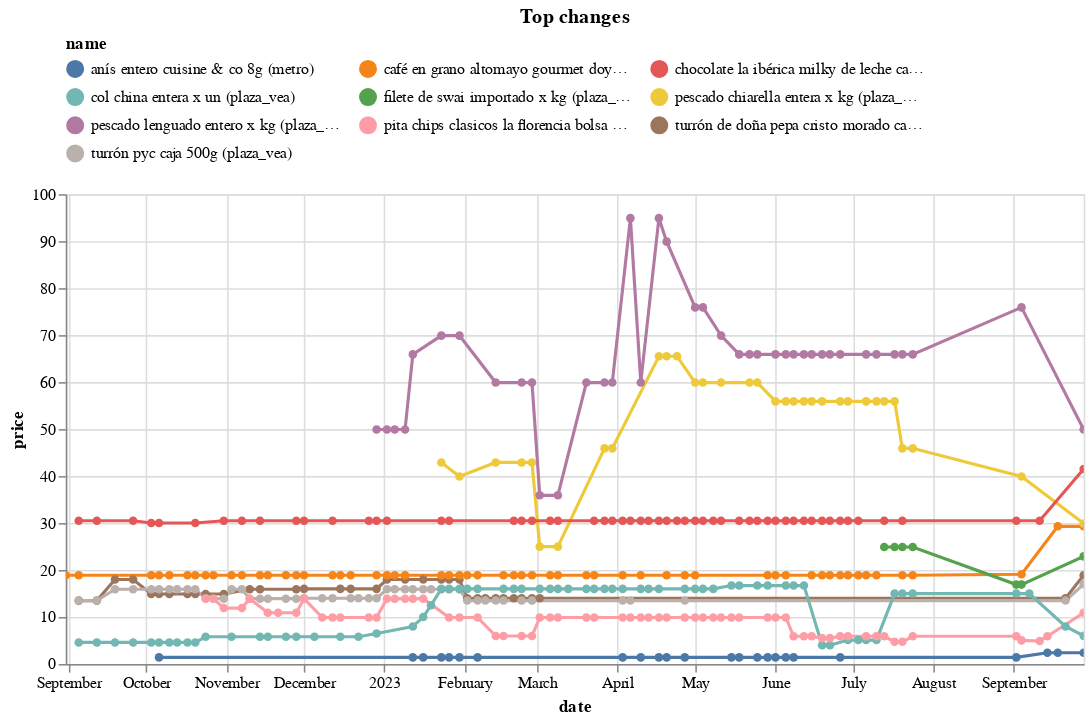

The notebook cell saved with this chart:
### Code cell
top_changes.head(10).pipe(plot_changes, 'Top changes')

### Figure 1 — Vega-Lite specification as saved in the notebook (floating-point values rounded to 4 significant figures; data arrays with more than 128 entries replaced by an {"elided": "..."} marker saying what was removed)
{"config": {"view": {"continuousWidth": 300, "continuousHeight": 300}, "legend": {"columns": 3, "orient": "top"}}, "data": {"name": "data-f5a22bba4e5dc54f5d4ca3d1fee8f3e1"}, "mark": {"type": "line", "point": true}, "encoding": {"color": {"field": "name", "scale": {"domain": ["anís entero cuisine & co 8g (metro)", "café en grano altomayo gourmet doypack 250 g (metro)", "chocolate la ibérica milky de leche caja 6un (plaza_vea)", "col china entera x un (plaza_vea)", "filete de swai importado x kg (plaza_vea)", "pescado chiarella entera x kg (plaza_vea)", "pescado lenguado entero x kg (plaza_vea)", "pita chips clasicos la florencia bolsa 150g (plaza_vea)", "turrón de doña pepa cristo morado caja 500g (plaza_vea)", "turrón pyc caja 500g (plaza_vea)"]}, "type": "nominal"}, "tooltip": [{"field": "name", "type": "nominal"}, {"field": "price", "type": "quantitative"}, {"field": "last_price", "type": "quantitative"}], "x": {"field": "date", "type": "temporal"}, "y": {"field": "price", "type": "quantitative"}}, "params": [{"name": "param_1", "select": {"type": "point", "fields": ["name"]}, "bind": "legend"}, {"name": "param_2", "select": {"type": "interval", "encodings": ["x", "y"]}, "bind": "scales"}], "title": "Top changes", "transform": [{"filter": {"param": "param_1"}}], "width": 650, "$schema": "https://vega.github.io/schema/vega-lite/v5.14.1.json", "datasets": {"data-f5a22bba4e5dc54f5d4ca3d1fee8f3e1": {"elided": "432 records"}}}
